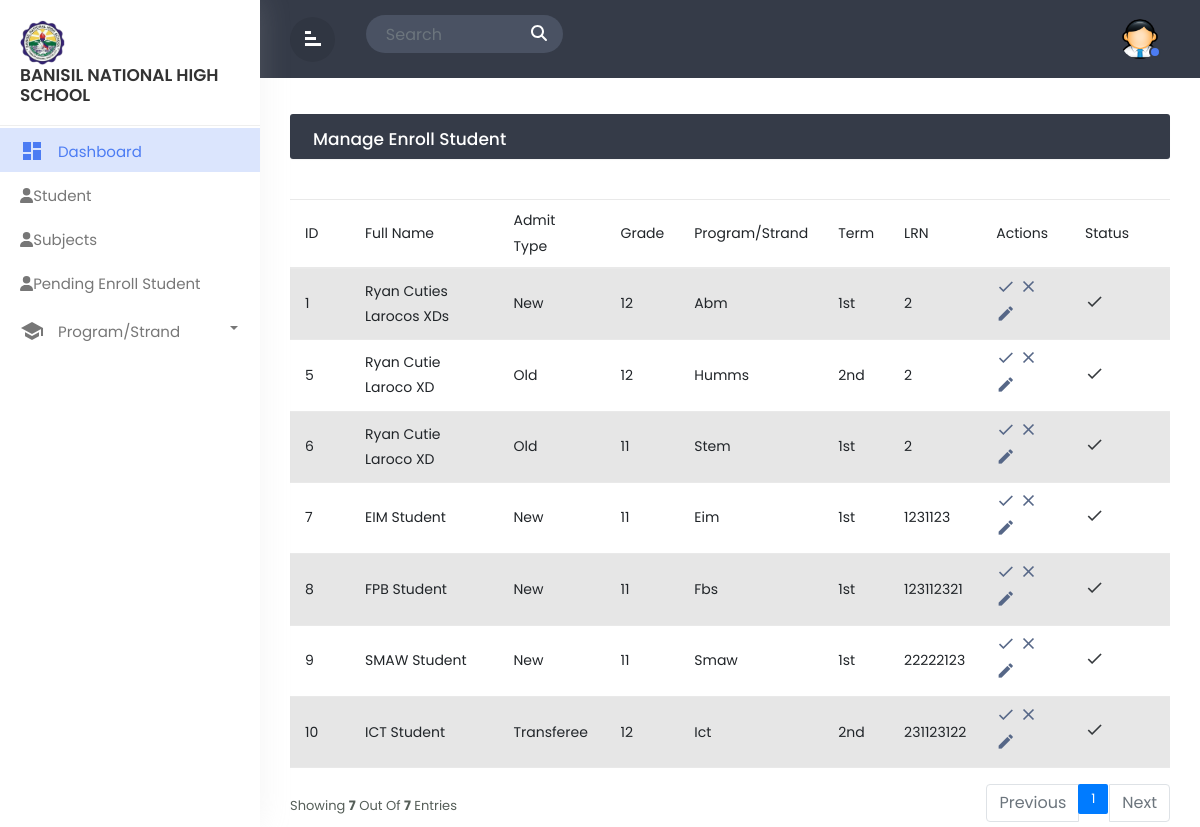
/admin_pending.php, run on the app's committed database.
### tables this page shows
CREATE TABLE `tbl_userinfo` (
  `user_id` int(11) NOT NULL,
  `firstname` varchar(244) NOT NULL,
  `middlename` varchar(244) NOT NULL,
  `lastname` varchar(244) NOT NULL,
  `suffix` varchar(244) NOT NULL,
  `gender` varchar(244) NOT NULL,
  `birthday` date NOT NULL,
  `age` int(11) NOT NULL
);

CREATE TABLE `tbl_enrollment` (
  `enrollment_id` int(11) NOT NULL,
  `userinfo_id` int(11) NOT NULL,
  `admit_type` varchar(244) NOT NULL,
  `grade` varchar(244) NOT NULL,
  `program` varchar(244) NOT NULL,
  `term` varchar(244) NOT NULL,
  `lrn` int(11) NOT NULL,
  `lsa` varchar(244) NOT NULL
);

### admin_pending.php (the view, shortened to what this page needs)
<!doctype html>
<html lang="en">
  <head>
        <link href="https://cdn.jsdelivr.net/npm/bootstrap@5.2.3/dist/css/bootstrap.min.css" rel="stylesheet">
        <link rel="stylesheet" href="css/bootstrap.min.css">
        <link rel="stylesheet" href="css/custom.css">
  </head>
  <body>
<div class="wrapper">
         <nav id="sidebar">
            <div class="sidebar-header">
                <h3><img src="img/logo.png" class="img-fluid"/><br>Banisil National High School</br></h3>
            </div>
            <ul class="list-unstyled components">
			<li  class="active">
                    <a href="admin_dashboard.php" class="dashboard"><i class="material-icons">dashboard</i>
					<span>Dashboard</span></a>
                </li>
                <li class="">
                    <a href="admin_student.php"><i class="fas fa-user"></i><span>Student</span></a>
                </li>
                <li class="">
                    <a href="admin_subject.php"><i class="fas fa-user"></i><span>Subjects</span></a>
                </li>
                <li class="">
                    <a href="admin_pending.php"><i class="fas fa-user"></i><span>Pending Enroll Student</span></a>
                </li>
                <li class="dropdown">
                    <a href="#homeSubmenu1" data-toggle="collapse" aria-expanded="false" class="dropdown-toggle">
                        <i class="material-icons">school</i> Program/Strand
                    </a>
                </li>
                    </ul>
        </nav>
		<div id="content">
		   <div class="top-navbar">
		      <div class="xp-topbar">
                <div class="row">
                    <div class="col-2 col-md-1 col-lg-1 order-2 order-md-1 align-self-center">
                        <div class="xp-menubar">
                               <span class="material-icons text-white">signal_cellular_alt
							   </span>
                         </div>
                    </div>
                    <div class="col-md-5 col-lg-3 order-3 order-md-2">
                      <div class="xp-searchbar">
                        <form>
                          <div class="input-group">
                            <input type="search" class="form-control" placeholder="Search" id="searchInput">
                            <div class="input-group-append">
                              <button class="btn" type="submit" id="searchButton">
                                <i class="fas fa-search"></i>
                              </button>
                            </div>
                          </div>
                        </form>
                      </div>
                    </div>
                    <div class="col-10 col-md-6 col-lg-8 order-1 order-md-3">
                        <div class="xp-profilebar text-right">
                    <nav class="navbar p-0">
                              <ul class="nav navbar-nav flex-row ml-auto">
                                  <li class="nav-item dropdown">
                                      <a class="nav-link" href="#" data-toggle="dropdown">
                      <img src="img/admin.png" style="width:40px; border-radius:50%;"/>
                      <span class="xp-user-live"></span>
                      </a>
                          </li>
                      </ul>
                    </nav>
                        </div>
                    </div>
                </div>
            </div>
		   </div>
		   <div class="main-content">
			  <div class="row">
				<div class="col-md-12">
				<div class="table-wrapper">
    <div class="table-title">
      <div class="row">
        <div class="col-sm-6 p-0 d-flex justify-content-lg-start justify-content-center">
          <h2 class="ml-lg-2">Manage Enroll Student</h2>
        </div>
      </div>
    </div>
    </div>
    <?php
      include 'dbcon.php';
      $limit = 10;
      $page = isset($_GET['page']) ? $_GET['page'] : 1;
      $sqlCount = "SELECT COUNT(*) AS total FROM tbl_userinfo
             JOIN tbl_user_level ON tbl_user_level.user_level_id = tbl_userinfo.user_id
             WHERE tbl_user_level.level = 'STUDENT'";
      $resultCount = mysqli_query($conn, $sqlCount);
      $rowCount = mysqli_fetch_assoc($resultCount)['total'];
      $totalPages = ceil($rowCount / $limit);
      $offset = ($page - 1) * $limit;
      $sql = "SELECT tbl_userinfo.user_id, tbl_userinfo.firstname, tbl_userinfo.middlename, tbl_userinfo.lastname, tbl_userinfo.suffix, tbl_enrollment.userinfo_id, tbl_enrollment.admit_type, tbl_enrollment.grade, tbl_enrollment.program, tbl_enrollment.term, tbl_enrollment.lrn, tbl_user_status.status, tbl_user_level.level,
              tbl_contactinfo.email, tbl_contactinfo.contact_num, tbl_contactinfo.city, tbl_contactinfo.barangay, tbl_contactinfo.street
              FROM tbl_userinfo
              JOIN tbl_enrollment ON tbl_userinfo.user_id = tbl_enrollment.userinfo_id
              JOIN tbl_user_status ON tbl_userinfo.user_id = tbl_user_status.userinfo_id
              JOIN tbl_user_level ON tbl_userinfo.user_id = tbl_user_level.userinfo_id
              JOIN tbl_contactinfo ON tbl_userinfo.user_id = tbl_contactinfo.userinfo_id
              WHERE tbl_user_level.level = 'STUDENT'
              LIMIT $limit OFFSET $offset";
      $result = mysqli_query($conn, $sql);
      ?>
      <table class="table table-striped table-hover" id="student_table">
        <thead>
          <tr>
            <th>ID</th>
            <th>Full Name</th>
            <th>Admit Type</th>
            <th>Grade</th>
            <th>Program/Strand</th>
            <th>Term</th>
            <th>LRN</th>
            <th>Actions</th>
            <th>Status</th>
          </tr>
        </thead>
        <tbody>
          <?php foreach ($result as $row): ?>
          <tr>
            <td><?php echo $row['user_id'] ?></td>
            <td><?php echo $row['firstname'] . ' ' . $row['middlename'] . ' ' . $row['lastname'] . ' ' . $row['suffix']; ?></td>
            <td><?php echo $row['admit_type']; ?></td>
            <td><?php echo $row['grade']; ?></td>
            <td><?php echo $row['program'] ?></td>
            <td><?php echo $row['term'] ?></td>
            <td><?php echo $row['lrn'] ?></td>
            <td>
            <a href="admin_confirm.php?user_id=<?php echo $row['user_id']?>&status=<?php echo $row['status']?>" class="confirm">
                <i class="material-icons" data-toggle="tooltip" title="Confirm">&#xE5CA;</i>
            </a>
            <a href="admin_decline.php?user_id=<?php echo $row['user_id']?>&status=<?php echo $row['status']?>" class="decline">
                <i class="material-icons" data-toggle="tooltip" title="Decline">&#xE5CD;</i>
            </a>
            <a href="admin_edit.php?user_id=<?php echo $row['user_id']?>&userinfo_id=<?php echo $row['userinfo_id']?>" class="edit">
                <i class="material-icons" data-toggle="tooltip" title="Edit">create</i>
            </a>
            </td>
            <td>
            <?php
            if($row['status'] == 0){
              echo '<i class="material-icons" data-toggle="tooltip" title="Pending">access_time</i>';
            } else {
              echo '<i class="material-icons" data-toggle="tooltip" title="Accepted">check</i>';
            }
            ?>
            </td>
          </tr>
          <?php endforeach; ?>
        </tbody>
      </table>
<div class="clearfix">
<div class="hint-text">Showing <b><?php echo mysqli_num_rows($result) ?></b> out of <b><?php echo mysqli_num_rows($result) ?></b> entries</div>
  <ul class="pagination">
    <?php if ($page > 1): ?>
      <li class="page-item"><a href="?page=<?php echo ($page - 1) ?>" class="page-link">Previous</a></li>
    <?php else: ?>
      <li class="page-item disabled"><span class="page-link">Previous</span></li>
    <?php endif; ?>
    <?php for ($i = 1; $i <= $totalPages; $i++): ?>
      <li class="page-item <?php if ($i == $page) echo 'active' ?>">
        <a href="?page=<?php echo $i ?>" class="page-link"><?php echo $i ?></a>
      </li>
    <?php endfor; ?>
    <?php if ($page < $totalPages): ?>
      <li class="page-item"><a href="?page=<?php echo ($page + 1) ?>" class="page-link">Next</a></li>
    <?php else: ?>
      <li class="page-item disabled"><span class="page-link">Next</span></li>
    <?php endif; ?>
  </ul>
</div>
</div>
			  </div>
		</div>
</div>
</div>
  </body>
  </html>

### css/custom.css (style rules this page uses)
body,html { line-height:1.8; font-family:'Poppins',sans-serif; color:#555e58; text-transform:capitalize; font-weight:400; margin:0px; padding:0px; }
.material-icons { font-family: 'Material Icons'; font-weight: normal; font-style: normal; font-size: 24px; display: inline-block; line-height: 1; text-transform: none; letter-spacing: normal; word-wrap: normal; white-space: nowrap; direction: ltr; -webkit-font-smoothing: antialiased; text-rendering: optimizeLegibility; -moz-osx-font-smoothing: grayscale; font-feature-settings: 'liga'; }
a { color:#333; font-weight:400; }
button { cursor:pointer; }
ul,ol { padding:0px; margin:0px; list-style:none; }
a,a:hover,a:focus { color:#333; text-decoration:none; transition:all 0.3s; }
.wrapper { position:relative; width:100%; overflow:auto; }
#sidebar { position:fixed; height:100%!important; top:0; left:0; bottom:0; z-index:11; width:260px; overflow:auto; transition:all 0.3s; background-color:#fff; box-shadow:0 0 30px 0 rgba(200 200 200 / 20%); }
@media only screen and (min-width:992px) { #content { width:calc(100% - 260px); position:relative; float:right; transition:all 0.3s; } }
#sidebar .sidebar-header { padding:20px; background-color:#fff; border-bottom:1px solid #eee; }
.sidebar-header h3 { color:#333; font-size:17px; margin:0px; text-transform:uppercase; transition:all 0.5s ease; font-weight:600; }
.sidebar-header h3 img { width:45px; margin-right:10px; }
#sidebar ul li { padding:2px 0px; }
#sidebar ul li.active> a { color:#4c7cf3; background-color:#DBE5FD; }
#sidebar ul li.active> a i { color:#4c7cf3; }
.dropdown-toggle::after { position:absolute; right:22px; top:18px; color:#777777; }
#sidebar ul li.dropdown { position:sticky; }
#sidebar ul li a { padding:5px 10px 5px 20px; line-height:30px; font-size:15px; position:relative; font-weight:400; display:block; color:#777777; text-transform:capitalize; }
#sidebar ul li a i { position:relative; margin-right:10px; top:6px; }
#content { position:relative; transition:all 0.5s; background-attachment:#f9fafc; }
.top-navbar { width:100%; z-index:9; position:relative; padding:15px 30px; background-color:#353b48; }
input[type="search"] { background-color:#4a5263; color:#fff; padding-left:20px; border:none; border-radius:50px 0px 0px 50px; }
.input-group-append { margin-left:-1px; }
.xp-searchbar .btn { background-color:#4a5263; color:#fff; font-weight:600; font-size:16px; border-radius:0 50px 50px 0; padding:4px 15px; }
.main-content { padding:30px 30px 0px 30px; }
.navbar { background-color:#353B48; color:#fff; }
.xp-menubar { border-radius:50%; width:45px; height:45px; line-height:45px; text-align:center; margin-right:20px; border:none; color:#fff; cursor:pointer; background-color:rgba(0,0,0,0.09); }
.xp-menubar span { margin:9px; padding:0px; transform:rotate(90deg); }
.navbar-nav > li > a { color:#fff; }
.navbar-nav li a { position:relative; display:block; padding:4px 10px!important; }
.xp-user-live { position:absolute; bottom:5px; right:9px; width:12px; height:12px; border-radius:50%; border:2px solid #353b48; background-color:#4c7cf3; }
.table-wrapper { background-color: #fff; margin:6px 0px 40px 0px; width: 100%; overflow: auto; border-radius: 3px; box-shadow: 0 1px 1px rgb(0 0 0 / 5%); }
.table-title { background:#353b48; color:#fff; position:sticky; top:0; width:100%; left:0; padding:10px 30px; border-radius:0px 0px 0 0; }
.table-title h2 { margin:5px 0 0; font-size:17px; }
table.table tr th, table.table tr td { border-color:#e9e9e9; padding:8px 15px; font-size:14px; font-weight: 400; vertical-align:middle; }
table.table tr th:first-child { width:60px; }
table.table tr th:last-child { width:100px; }
table.table td:last-child { opacity:0.9; font-size:22px; margin:0px 5px; }
table.table td a { font-weight:bold; color:#566787; display:inline-block; text-decoration:none; outline:none!important; }
.edit { color:#FFC107; }
table.table td i { font-size:19px; }
.pagination { float:right; margin:0 0 5px; }
.pagination li a { border:none; font-size:13px; min-width:30px; min-height:30px; color:#999; margin:0 2px; line-height:30px; border-radius:2px!important; text-align:center; padding:0 6px; }
.hint-text { float:left; margin-top:10px; font-size:13px; }

### data on the page
tbl_userinfo: user_id "1", firstname "Ryan", middlename "Cuties", lastname "Larocos", suffix "XDs", tbl_enrollment.admit_type "New", tbl_enrollment.grade "12", tbl_enrollment.program "Abm", tbl_enrollment.term "1st", tbl_enrollment.lrn "2"
tbl_userinfo: user_id "5", firstname "Ryan", middlename "Cutie", lastname "Laroco", suffix "XD", tbl_enrollment.admit_type "Old", tbl_enrollment.grade "12", tbl_enrollment.program "Humms", tbl_enrollment.term "2nd", tbl_enrollment.lrn "2"
tbl_userinfo: user_id "6", firstname "Ryan", middlename "Cutie", lastname "Laroco", suffix "XD", tbl_enrollment.admit_type "Old", tbl_enrollment.grade "11", tbl_enrollment.program "Stem", tbl_enrollment.term "1st", tbl_enrollment.lrn "2"
tbl_userinfo: user_id "7", firstname "EIM", lastname "Student", tbl_enrollment.admit_type "New", tbl_enrollment.grade "11", tbl_enrollment.program "Eim", tbl_enrollment.term "1st", tbl_enrollment.lrn "1231123"
tbl_userinfo: user_id "8", firstname "FPB", lastname "Student", tbl_enrollment.admit_type "New", tbl_enrollment.grade "11", tbl_enrollment.program "Fbs", tbl_enrollment.term "1st", tbl_enrollment.lrn "123112321"
tbl_userinfo: user_id "9", firstname "SMAW", lastname "Student", tbl_enrollment.admit_type "New", tbl_enrollment.grade "11", tbl_enrollment.program "Smaw", tbl_enrollment.term "1st", tbl_enrollment.lrn "22222123"
tbl_userinfo: user_id "10", firstname "ICT", lastname "Student", tbl_enrollment.admit_type "Transferee", tbl_enrollment.grade "12", tbl_enrollment.program "Ict", tbl_enrollment.term "2nd", tbl_enrollment.lrn "231123122"

### other printed values
mysqli_num_rows($result) "7"
